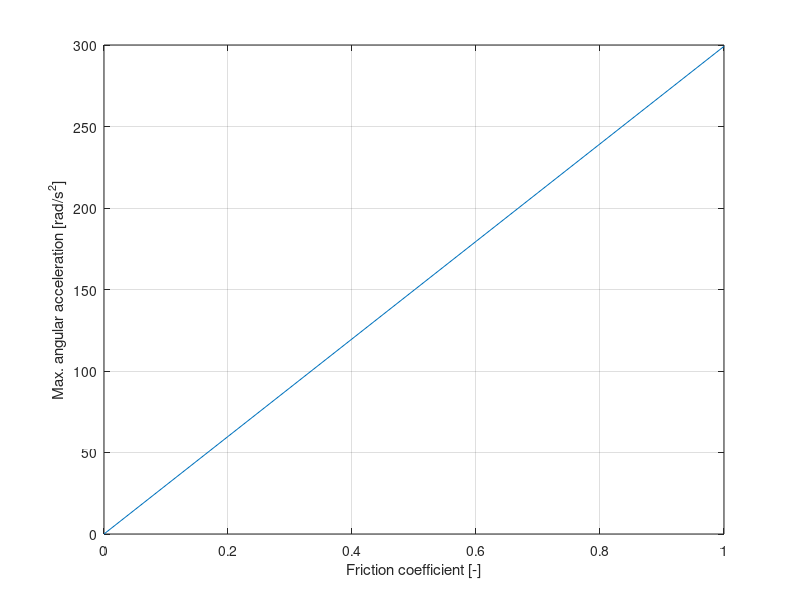

Write the MATLAB code that produced this figure.
%% Motors
clear; clc; close all;

%% Generic variables
g = 9.81; % kg*m/s^2

%% Maximum motor speed
% max desired speed and accel
vmax = 1.5; % m/s -> typically 1.5-2 m/s

% in 2009 in japan, source : https://micromouseonline.com/micromouse-book/navigation/
nbCells = 65;
T = 5; % s, time to run the maze
cellLength = 0.18; % m
vm = nbCells * cellLength/T % m/s, average speed

d = 0.032; % m , wheel diameter
r = d/2;

p = 2*r*pi; % perimeter

% max motor speed required -> nominal speed should be less
n = vmax/p*60 % rpm
omega = vmax/r

% max acceleration -> the acceleration that we'd like to reach
amax = 0.5*9.81; % m/s^2, https://micromouseonline.com/micromouse-book/robot-dynamics/acceleration/
alpha = amax/r

%% Total inertia relative to the motors
% variables
M = 0.15; % kg , total robot mass
Jmot = 1e-7; % kgm^2 -> rotor inertia, approx 1gcm^2 (estimation random maxon motor)
Jred = 0; % no gearbox
i = 1; % - , gearbox reduction
eta = 0.9; % gearbox efficiency
% wheel inertia estimation
m_wheel = 0.003; % kg

Jwheel = 1/2 * m_wheel * r^2; % approximate as full cylinder

Jrtot = Jmot + Jred + 1/(eta*i^2)*(Jwheel + M*r^2/2)

%% Maximum torque
Tfr = 0; % friction torque
T_mot = Jrtot * alpha - Tfr

%% Maximal mechanical power
Pmec = omega * T_mot
% Pel = U*I 

%% Maximal acceleration depending on friction coefficient
% if the acceleration is bigger the wheels will slip
mu0 = 0:0.1:1; % -
N = 4; % -, total number of wheels (points touching the floor)
M_mot_max = r*mu0*M*g/N
alpha_max = M_mot_max/(eta*i*Jrtot); % rad/s^2
a_max = alpha_max*r % m/s^2

Pmax_fr = omega*M_mot_max

% distance to reach max speed
deltax = 0.5; % m
vf = sqrt(2*a_max*deltax)

n_nom = 840; % rpm, nominal motor speed

vlim = n_nom*2*pi*r/60

figure();
plot(mu0,alpha_max);
xlabel('Friction coefficient [-]');
ylabel('Max. angular acceleration [rad/s^2]');
grid on;